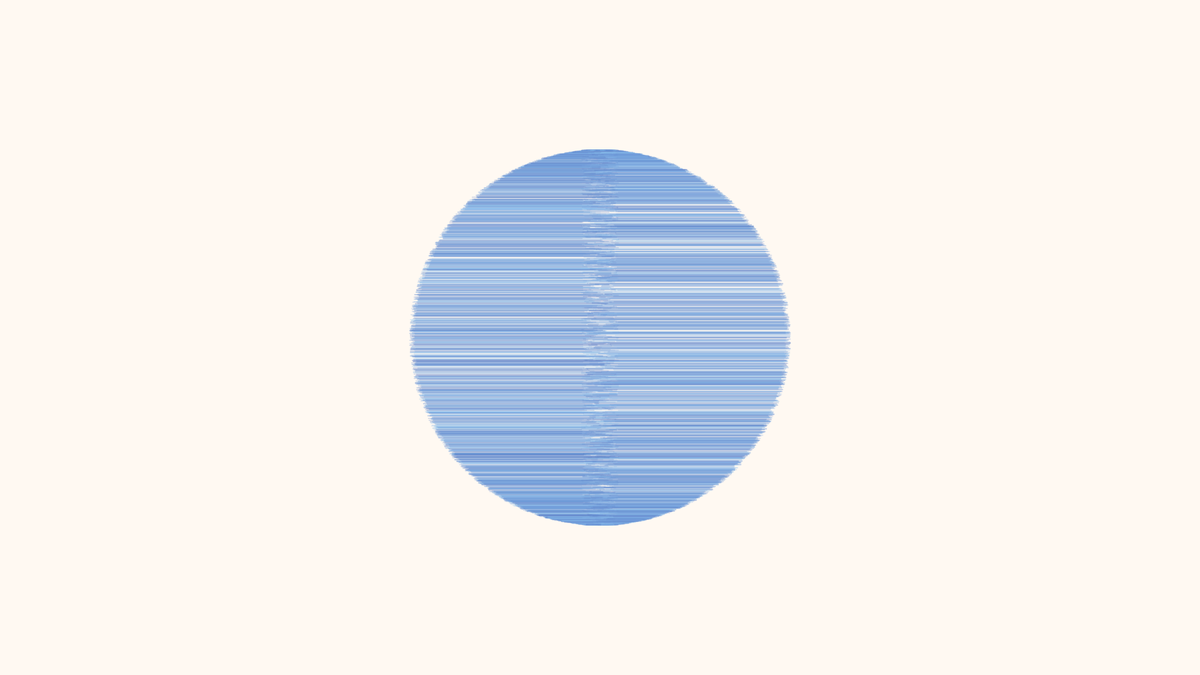
Frame 1 (no input)
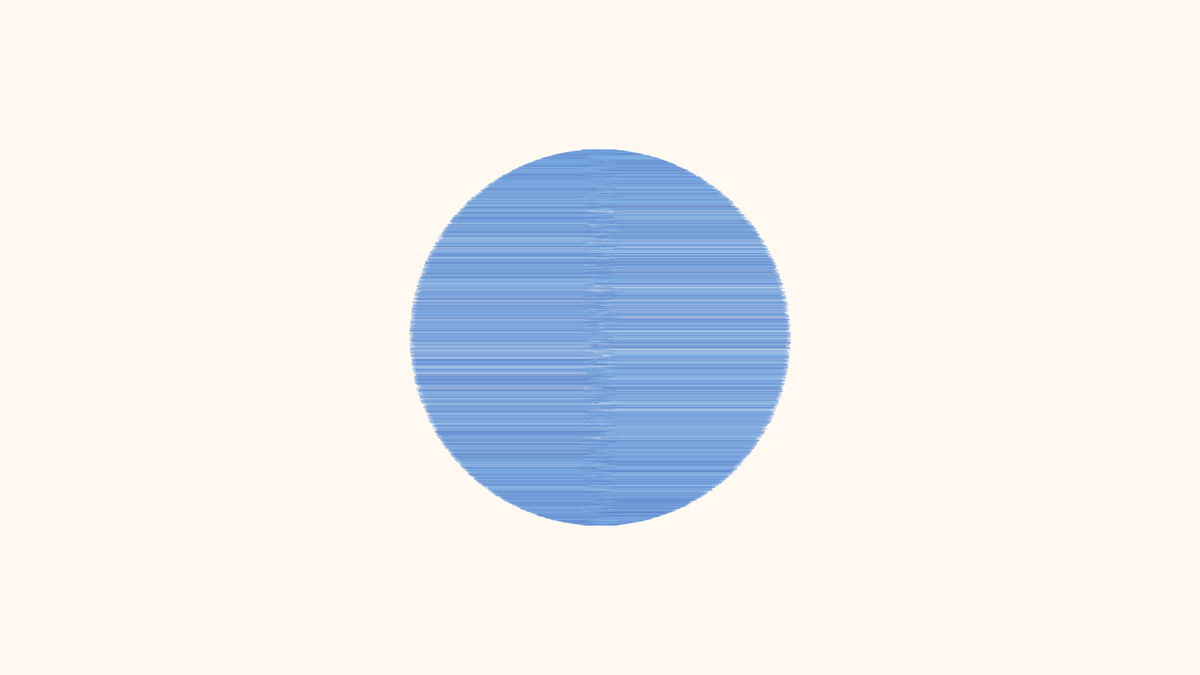
Frame 2 (the mouse pressed at the canvas centre, redrawn once)

The Processing sketch that drew these frames (run headless with seeded random() and noise(); the mouse was pressed at the canvas centre and the sketch redrawn once):

// Processing sketch: lines_open
// ── lines_open.pde
void setup(){
  size(1920, 1080);
  background(255,249,242);
  smooth();
  noLoop();
}
void draw(){
  color firstColor = color(1,3,127);
  color secondColor = color(159,222,255);
  strokeWeight(1.5);
  for (int i = 0; i < 4000; i++) {
    stroke(lerpColor(firstColor, secondColor, random(0.5,0.9)), 80);
    float randomAngle = radians(random(0,360));
    line(960 + random(-30, 30), 540  + (cos(randomAngle) * 300), 960 + (sin(randomAngle) * 300) + random(-5, 5), 540  + (cos(randomAngle) * 300));
  }
  }
